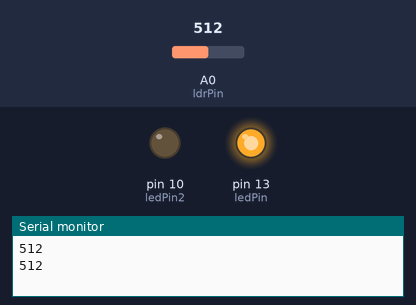
Bench run of a sketch on a simulated Arduino Uno, built with avr-gcc and run on an emulated ATmega328P. On the bench: output pins drawn as LEDs (lit = HIGH), the last lines printed to the serial monitor. The inputs (shaded band) are chosen by the test bench; at power-on: A0 (ldrPin) = 512.

Above: at 1.8 s.
1.9 s: A0 (ldrPin) set to 482
At 2.5 s:
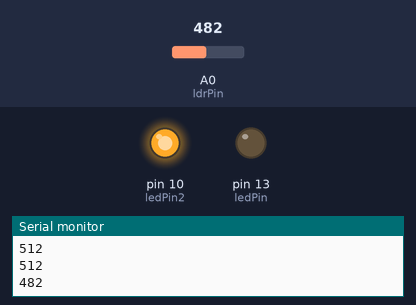
3.5 s: A0 (ldrPin) set to 510
At 5.2 s:
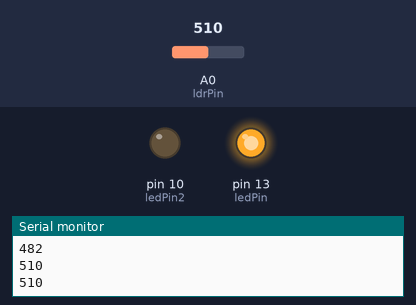
5.5 s: A0 (ldrPin) set to 490
At 6.8 s:
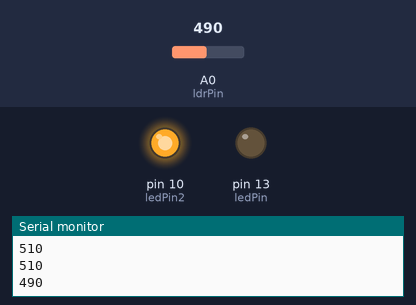
Timing chart, 0 to 8.5 s (numbered marks = the images above; inputs shaded):
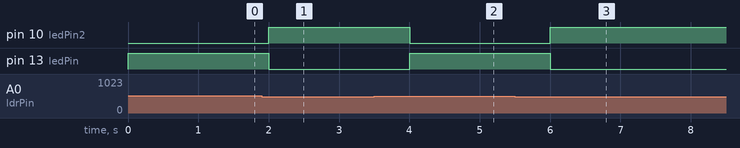

The sketch:

ldr_arduino.ino
```cpp
int ledPin = 13; // Define o pino digital do LED
int ledPin2 = 10; // Define o pino digital do LED
int ldrPin = 0; // Define o LDR no pino analógico
int ldrValor = 0; // Define o valor de intensidade do LDR

void setup(){
pinMode(ledPin, OUTPUT); // Define a porta 13 como saída
pinMode(ledPin2, OUTPUT); // Define a porta 10 como saída
Serial.begin(9600); // Inicia a comunicação serial
}

void loop(){
// Ler o valor do LDR
ldrValor = analogRead(ldrPin); // O valor lido será entre 0 e 1023

// Liga o LED do pino 10
digitalWrite(ledPin2, HIGH);

// Se o valor lido for maior que 500, liga o LED
if(ldrValor >= 500){
  digitalWrite(ledPin, HIGH);
  digitalWrite(ledPin2, LOW);
}

// Senão, apaga o LED
else digitalWrite(ledPin, LOW);

//Imprime o valor lido do LDR no monitor serial
Serial.println(ldrValor);
delay(1000);
}
```

Measured:
- the behaviour switches between 500 and 499 on A0 (ldrPin) (found by bisection; images 0 and 1)
- after the input at 1.9 s, pin 10 (ledPin2): LOW → HIGH after 0.10 s; pin 13 (ledPin): HIGH → LOW after 0.10 s
- after the input at 3.5 s, pin 10 (ledPin2): HIGH → LOW after 0.50 s; pin 13 (ledPin): LOW → HIGH after 0.50 s
- after the input at 5.5 s, pin 10 (ledPin2): LOW → HIGH after 0.50 s; pin 13 (ledPin): HIGH → LOW after 0.50 s
